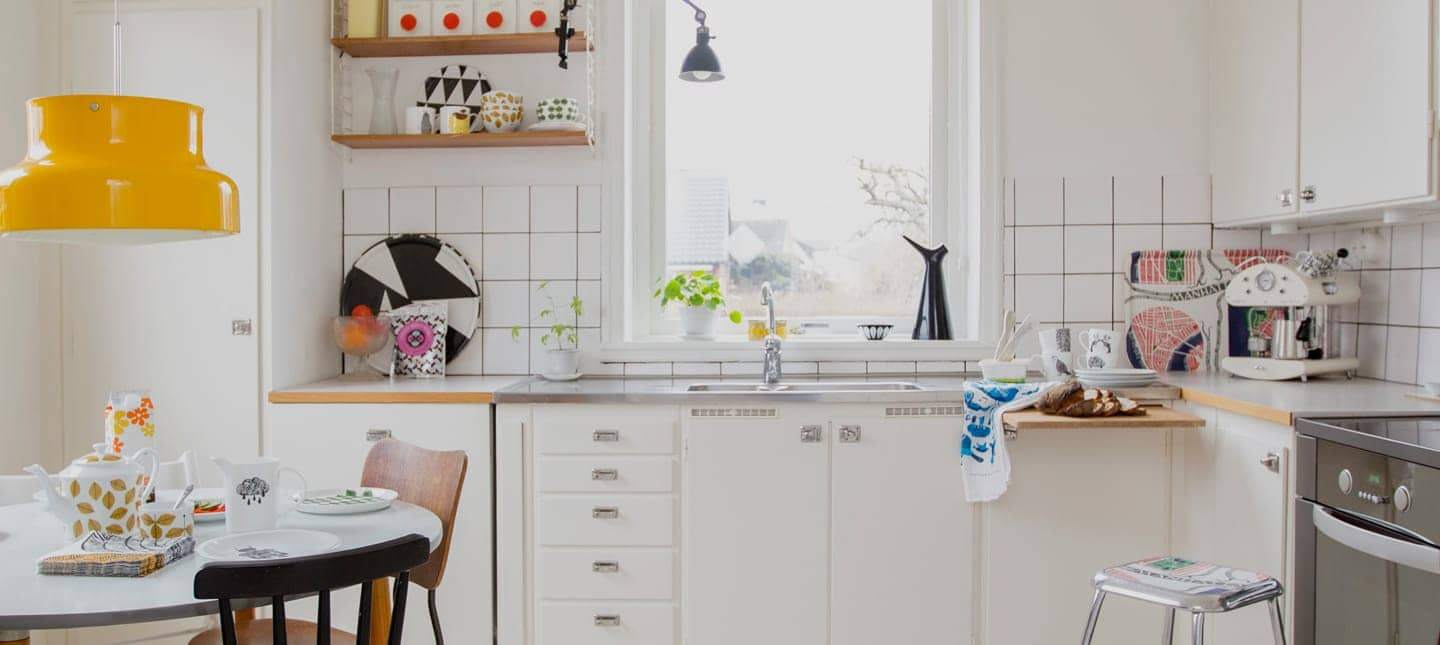
#> input picture kitchen.jpg, 1440 x 645 px
$ jupyter execute openCV.ipynb   (shell and % lines are left out)   (older library calls are emulated)
#> lines starting #> are read from the running program, lines starting #| are printed output that depends on the picture; after the words box and inside, x2 and y2 are one past the last pixel; in counts of white or black regions, pixels touching at a corner belong together
[cell 1]
import cv2
import urllib
import numpy as np
import requests
import matplotlib.pyplot as plt

def main():
    print(cv2.__version__)
    print("Hello")

if __name__ == "__main__":
    main()

[cell 2]
"""Get a image from website and display it"""
def get_image(self,url):
    req = urllib.request.urlopen(url)
    arr = np.asarray(bytearray(req.read()), dtype=np.uint8)
    img = cv2.imdecode(arr, cv2.IMREAD_COLOR)
    return img

[cell 3]
img = cv2.imread('kitchen.jpg')
#> img is the input picture: shape (645, 1440, 3); mean B, G, R 164.1, 172.2, 178.9
img_gray = cv2.cvtColor(img,cv2.COLOR_BGR2GRAY)
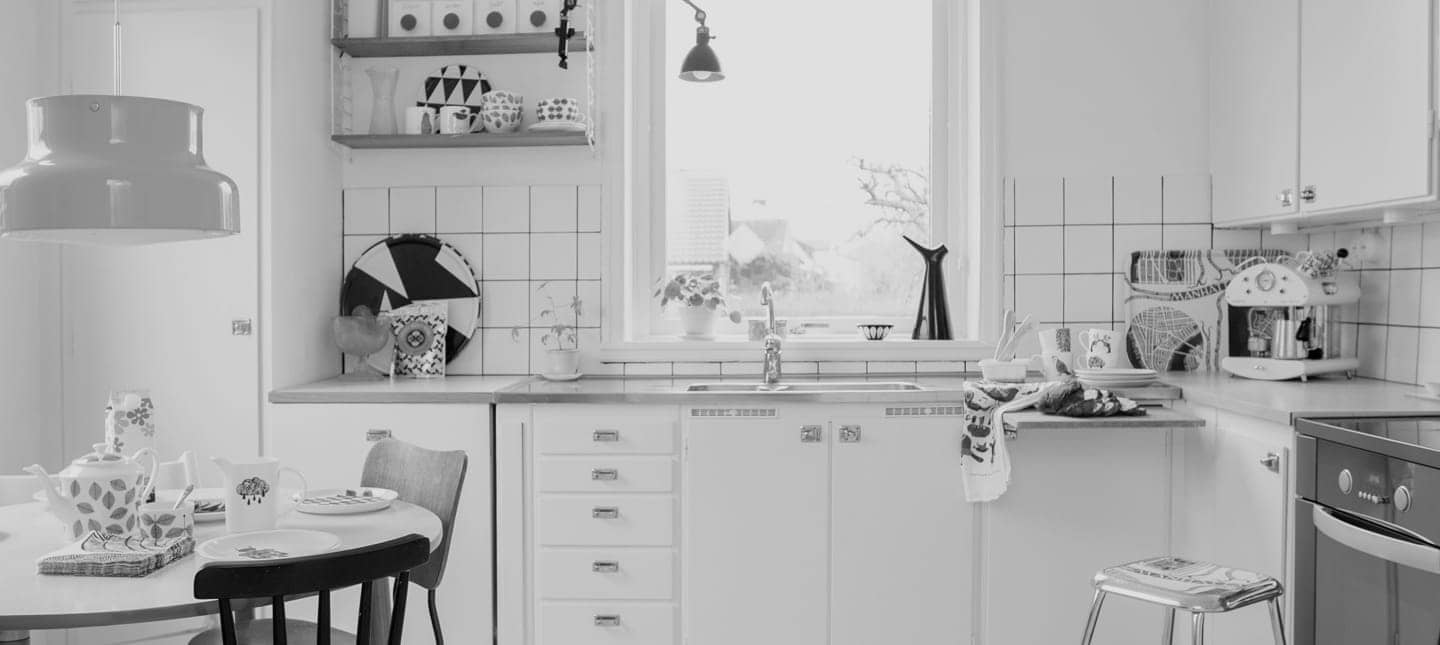
#> img_gray: shape (645, 1440); min 0, max 247, mean 173.3

[cell 4]
""""finding the contors in the image"""
_,contor,_ = cv2.findContours(img_gray,cv2.RETR_EXTERNAL,cv2.CHAIN_APPROX_SIMPLE)
#> contor = 1 item

print("no of shapes {0}".format(len(contor)))
#| no of shapes 1

for cnt in contor:
    epsilon = 1*cv2.arcLength(cnt,True)
    approx = cv2.approxPolyDP(cnt,epsilon,True)
    cnt = approx
    rect = cv2.minAreaRect(cnt)
    box = cv2.boxPoints(rect)
    box = np.int0(box)
    cv2.drawContours(img,[box],0,(0,0,255),3)
#> this loop made 1 pass
#> (epsilon, rect, box) on pass 1: (4166.8, ((0, 0), (0, 0), -90), [[0, 0], [0, 0], [0, 0], [0, 0]])
#> img: shape (645, 1440, 3); under 0.01% of pixels changed, all inside (x1, y1, x2, y2) = (0, 0, 3, 3)

[cell 5]
#cv2.imshow("image",img)
#cv2.imshow("gray",img_gray)
#cv2.waitKey(0) #this is to keep the image display otherwise it will exit immediately
plt.imshow(img_gray)
plt.figure("image")
plt.imshow(img)
plt.show()

[cell 6]
#speed test
x  = 5
y=x*x

[cell 7]
import cv2
import numpy as np
import matplotlib.pyplot as plt


image = cv2.imread('kitchen.jpg',0)
#> image: shape (645, 1440); min 0, max 247, mean 173.3
#cv2.imshow("orginal",image)
#plt.imshow(image)


down_sized = cv2.resize(image,(64,60))
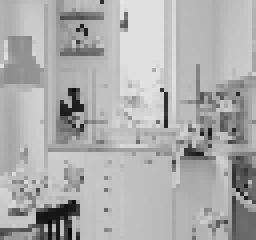
#> down_sized: shape (60, 64) (shown 4 times larger); min 8, max 231, mean 172.9

cv2.imwrite("64x60.png",down_sized)
#> Out = True

#plt.imshow(down_sized)
